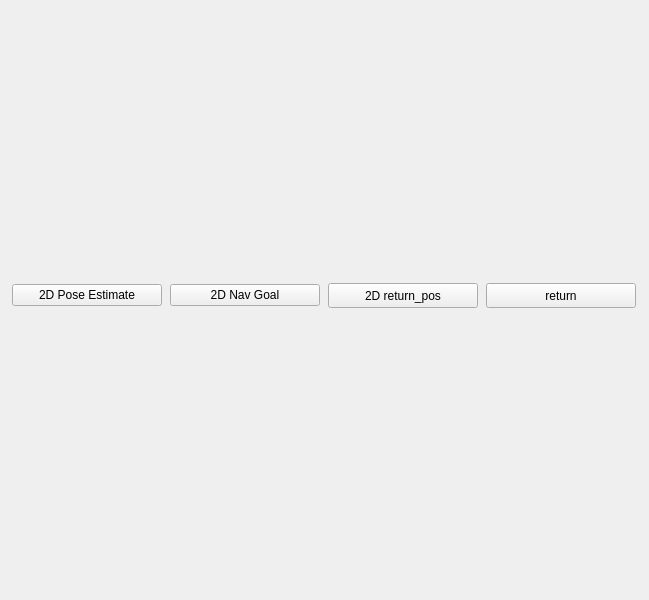
    <widget class="QWidget" name="tab_6">
     <attribute name="title">
      <string>rviz</string>
     </attribute>
     <widget class="QWidget" name="">
      <property name="geometry">
       <rect>
        <x>10</x>
        <y>0</y>
        <width>630</width>
        <height>591</height>
       </rect>
      </property>
      <layout class="QVBoxLayout" name="verticalLayout_10">
       <item>
        <layout class="QHBoxLayout" name="horizontalLayout_15">
         <item>
          <widget class="QPushButton" name="set_start_btn">
           <property name="minimumSize">
            <size>
             <width>150</width>
             <height>0</height>
            </size>
           </property>
           <property name="maximumSize">
            <size>
             <width>150</width>
             <height>16777215</height>
            </size>
           </property>
           <property name="text">
            <string>2D Pose Estimate</string>
           </property>
           <property name="icon">
            <iconset resource="../resources/images.qrc">
             <normaloff>:/images/classes/SetInitialPose.png</normaloff>:/images/classes/SetInitialPose.png</iconset>
           </property>
          </widget>
         </item>
         <item>
          <widget class="QPushButton" name="set_goal_btn">
           <property name="minimumSize">
            <size>
             <width>150</width>
             <height>0</height>
            </size>
           </property>
           <property name="maximumSize">
            <size>
             <width>150</width>
             <height>16777215</height>
            </size>
           </property>
           <property name="text">
            <string>2D Nav Goal</string>
           </property>
           <property name="icon">
            <iconset>
             <normaloff>../resources/images/Navigate.png</normaloff>../resources/images/Navigate.png</iconset>
           </property>
          </widget>
         </item>
         <item>
          <widget class="QPushButton" name="set_return_pos_btn">
           <property name="minimumSize">
            <size>
             <width>150</width>
             <height>25</height>
            </size>
           </property>
           <property name="maximumSize">
            <size>
             <width>150</width>
             <height>25</height>
            </size>
           </property>
           <property name="text">
            <string>2D return_pos</string>
           </property>
           <property name="icon">
            <iconset resource="../resources/images.qrc">
             <normaloff>:/images/set_return.png</normaloff>:/images/set_return.png</iconset>
           </property>
          </widget>
         </item>
         <item>
          <widget class="QPushButton" name="return_btn">
           <property name="minimumSize">
            <size>
             <width>150</width>
             <height>25</height>
            </size>
           </property>
           <property name="maximumSize">
            <size>
             <width>150</width>
             <height>25</height>
            </size>
           </property>
           <property name="text">
            <string>return</string>
           </property>
           <property name="icon">
            <iconset resource="../resources/images.qrc">
             <normaloff>:/images/return.png</normaloff>:/images/return.png</iconset>
           </property>
          </widget>
         </item>
        </layout>
       </item>
       <item>
        <layout class="QVBoxLayout" name="layout_rviz_widget"/>
       </item>
      </layout>
     </widget>
    </widget>
